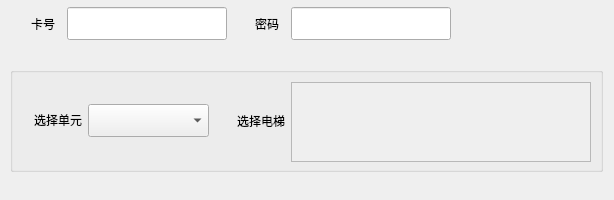
        <widget class="QWidget" name="widget_maketoolcard_1" native="true">
         <property name="minimumSize">
          <size>
           <width>0</width>
           <height>200</height>
          </size>
         </property>
         <property name="maximumSize">
          <size>
           <width>16777215</width>
           <height>200</height>
          </size>
         </property>
         <layout class="QVBoxLayout" name="verticalLayout_15">
          <property name="spacing">
           <number>20</number>
          </property>
          <property name="sizeConstraint">
           <enum>QLayout::SetDefaultConstraint</enum>
          </property>
          <property name="leftMargin">
           <number>10</number>
          </property>
          <property name="topMargin">
           <number>0</number>
          </property>
          <property name="bottomMargin">
           <number>20</number>
          </property>
          <item>
           <layout class="QHBoxLayout" name="horizontalLayout_83">
            <property name="spacing">
             <number>12</number>
            </property>
            <item>
             <layout class="QHBoxLayout" name="horizontalLayout_85">
              <item>
               <widget class="QLabel" name="label_111">
                <property name="minimumSize">
                 <size>
                  <width>45</width>
                  <height>0</height>
                 </size>
                </property>
                <property name="text">
                 <string>卡号</string>
                </property>
                <property name="alignment">
                 <set>Qt::AlignRight|Qt::AlignTrailing|Qt::AlignVCenter</set>
                </property>
               </widget>
              </item>
              <item>
               <widget class="QLineEdit" name="line_maketoolcard_cardnum">
                <property name="sizePolicy">
                 <sizepolicy hsizetype="Fixed" vsizetype="Fixed">
                  <horstretch>0</horstretch>
                  <verstretch>0</verstretch>
                 </sizepolicy>
                </property>
                <property name="minimumSize">
                 <size>
                  <width>160</width>
                  <height>33</height>
                 </size>
                </property>
                <property name="maximumSize">
                 <size>
                  <width>160</width>
                  <height>33</height>
                 </size>
                </property>
                <property name="text">
                 <string/>
                </property>
                <property name="readOnly">
                 <bool>true</bool>
                </property>
               </widget>
              </item>
             </layout>
            </item>
            <item>
             <layout class="QHBoxLayout" name="horizontalLayout_86">
              <item>
               <widget class="QLabel" name="label_112">
                <property name="minimumSize">
                 <size>
                  <width>40</width>
                  <height>33</height>
                 </size>
                </property>
                <property name="maximumSize">
                 <size>
                  <width>40</width>
                  <height>33</height>
                 </size>
                </property>
                <property name="text">
                 <string>密码</string>
                </property>
                <property name="alignment">
                 <set>Qt::AlignRight|Qt::AlignTrailing|Qt::AlignVCenter</set>
                </property>
               </widget>
              </item>
              <item>
               <widget class="QLineEdit" name="line_maketoolcard_password">
                <property name="minimumSize">
                 <size>
                  <width>160</width>
                  <height>33</height>
                 </size>
                </property>
                <property name="maximumSize">
                 <size>
                  <width>160</width>
                  <height>33</height>
                 </size>
                </property>
                <property name="text">
                 <string/>
                </property>
                <property name="echoMode">
                 <enum>QLineEdit::Normal</enum>
                </property>
                <property name="readOnly">
                 <bool>true</bool>
                </property>
               </widget>
              </item>
              <item>
               <spacer name="horizontalSpacer_12">
                <property name="orientation">
                 <enum>Qt::Horizontal</enum>
                </property>
                <property name="sizeHint" stdset="0">
                 <size>
                  <width>40</width>
                  <height>20</height>
                 </size>
                </property>
               </spacer>
              </item>
             </layout>
            </item>
           </layout>
          </item>
          <item>
           <widget class="QGroupBox" name="groupBox_4">
            <property name="minimumSize">
             <size>
              <width>0</width>
              <height>105</height>
             </size>
            </property>
            <property name="maximumSize">
             <size>
              <width>16777215</width>
              <height>105</height>
             </size>
            </property>
            <property name="title">
             <string/>
            </property>
            <layout class="QHBoxLayout" name="horizontalLayout_40">
             <item>
              <layout class="QVBoxLayout" name="verticalLayout_20">
               <item>
                <spacer name="verticalSpacer_18">
                 <property name="orientation">
                  <enum>Qt::Vertical</enum>
                 </property>
                 <property name="sizeHint" stdset="0">
                  <size>
                   <width>20</width>
                   <height>40</height>
                  </size>
                 </property>
                </spacer>
               </item>
               <item>
                <layout class="QHBoxLayout" name="horizontalLayout_24">
                 <item>
                  <widget class="QLabel" name="label_117">
                   <property name="minimumSize">
                    <size>
                     <width>60</width>
                     <height>30</height>
                    </size>
                   </property>
                   <property name="maximumSize">
                    <size>
                     <width>16777215</width>
                     <height>30</height>
                    </size>
                   </property>
                   <property name="text">
                    <string>选择单元</string>
                   </property>
                   <property name="alignment">
                    <set>Qt::AlignRight|Qt::AlignTrailing|Qt::AlignVCenter</set>
                   </property>
                  </widget>
                 </item>
                 <item>
                  <widget class="QComboBox" name="comboBox_toolcard_units">
                   <property name="minimumSize">
                    <size>
                     <width>121</width>
                     <height>33</height>
                    </size>
                   </property>
                   <property name="maximumSize">
                    <size>
                     <width>121</width>
                     <height>33</height>
                    </size>
                   </property>
                  </widget>
                 </item>
                </layout>
               </item>
               <item>
                <spacer name="verticalSpacer_7">
                 <property name="orientation">
                  <enum>Qt::Vertical</enum>
                 </property>
                 <property name="sizeHint" stdset="0">
                  <size>
                   <width>20</width>
                   <height>40</height>
                  </size>
                 </property>
                </spacer>
               </item>
              </layout>
             </item>
             <item>
              <layout class="QHBoxLayout" name="horizontalLayout_30">
               <property name="spacing">
                <number>6</number>
               </property>
               <item>
                <layout class="QVBoxLayout" name="verticalLayout_28">
                 <item>
                  <spacer name="verticalSpacer_19">
                   <property name="orientation">
                    <enum>Qt::Vertical</enum>
                   </property>
                   <property name="sizeHint" stdset="0">
                    <size>
                     <width>20</width>
                     <height>40</height>
                    </size>
                   </property>
                  </spacer>
                 </item>
                 <item>
                  <layout class="QHBoxLayout" name="horizontalLayout_66">
                   <item>
                    <widget class="QLabel" name="label_118">
                     <property name="minimumSize">
                      <size>
                       <width>70</width>
                       <height>30</height>
                      </size>
                     </property>
                     <property name="maximumSize">
                      <size>
                       <width>16777215</width>
                       <height>30</height>
                      </size>
                     </property>
                     <property name="text">
                      <string>选择电梯</string>
                     </property>
                     <property name="alignment">
                      <set>Qt::AlignRight|Qt::AlignTrailing|Qt::AlignVCenter</set>
                     </property>
                    </widget>
                   </item>
                  </layout>
                 </item>
                 <item>
                  <spacer name="verticalSpacer_13">
                   <property name="orientation">
                    <enum>Qt::Vertical</enum>
                   </property>
                   <property name="sizeHint" stdset="0">
                    <size>
                     <width>20</width>
                     <height>40</height>
                    </size>
                   </property>
                  </spacer>
                 </item>
                </layout>
               </item>
               <item>
                <widget class="ScrollArea" name="scrollArea_12">
                 <property name="minimumSize">
                  <size>
                   <width>300</width>
                   <height>80</height>
                  </size>
                 </property>
                 <property name="maximumSize">
                  <size>
                   <width>16777215</width>
                   <height>80</height>
                  </size>
                 </property>
                 <property name="verticalScrollBarPolicy">
                  <enum>Qt::ScrollBarAlwaysOff</enum>
                 </property>
                 <property name="horizontalScrollBarPolicy">
                  <enum>Qt::ScrollBarAlwaysOff</enum>
                 </property>
                 <property name="widgetResizable">
                  <bool>true</bool>
                 </property>
                 <widget class="QWidget" name="scroll_unitElevt">
                  <property name="geometry">
                   <rect>
                    <x>0</x>
                    <y>0</y>
                    <width>1000</width>
                    <height>78</height>
                   </rect>
                  </property>
                  <property name="minimumSize">
                   <size>
                    <width>1000</width>
                    <height>0</height>
                   </size>
                  </property>
                 </widget>
                </widget>
               </item>
              </layout>
             </item>
            </layout>
           </widget>
          </item>
         </layout>
        </widget>
